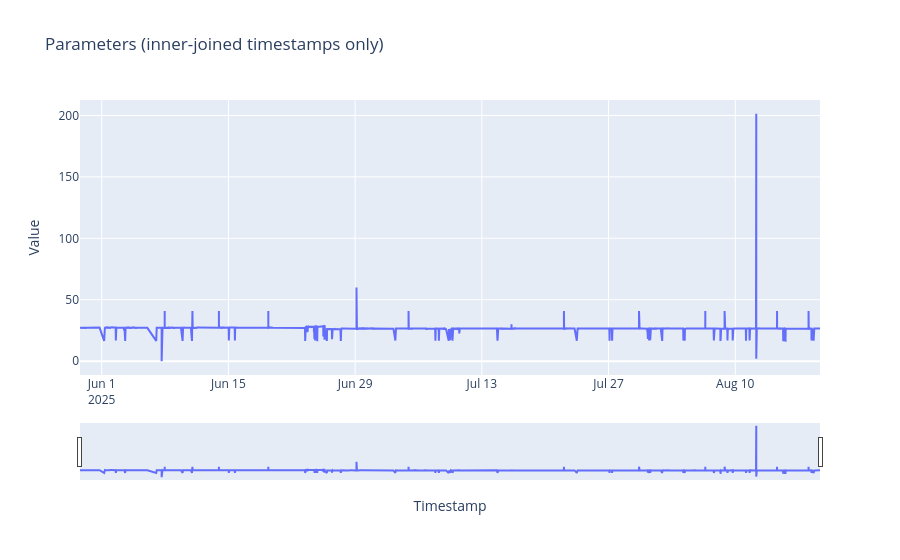

The notebook cell this image was saved under:
### Code cell
# Interactive lines with zoom/pan & range slider
fig = go.Figure()

for col in wide_inner.columns:
    fig.add_trace(go.Scatter(
        x=wide_inner.index,
        y=wide_inner[col],
        mode="lines",
        name=col
    ))

fig.update_layout(
    title="Parameters (inner-joined timestamps only)",
    xaxis_title="Timestamp",
    yaxis_title="Value",
    hovermode="x unified",
    xaxis=dict(rangeslider=dict(visible=True), type="date"),
    legend=dict(orientation="h", yanchor="bottom", y=1.02, xanchor="left", x=0)
)
fig.show()

### Figure 1 — Plotly figure (JSON) as saved in the notebook; plotly's stock layout.template omitted (floating-point values rounded to 4 significant figures; data arrays with more than 128 entries replaced by an {"elided": "..."} marker saying what was removed)
{"data": [{"mode": "lines", "name": "value", "type": "scatter", "x": {"elided": "22837 str values"}, "y": {"elided": "22837 float values"}}], "layout": {"autosize": true, "hovermode": "x unified", "legend": {"orientation": "h", "x": 0, "xanchor": "left", "y": 1.02, "yanchor": "bottom"}, "title": {"text": "Parameters (inner-joined timestamps only)"}, "xaxis": {"autorange": true, "range": ["2025-05-29 14:24:55.488", "2025-08-19 08:45:14.049"], "rangeslider": {"autorange": true, "range": ["2025-05-29 14:24:55.488", "2025-08-19 08:45:14.049"], "visible": true, "yaxis": {"_template": null, "rangemode": "match"}}, "title": {"text": "Timestamp"}, "type": "date"}, "yaxis": {"autorange": true, "range": [-11.29, 212.6], "title": {"text": "Value"}, "type": "linear"}}}
